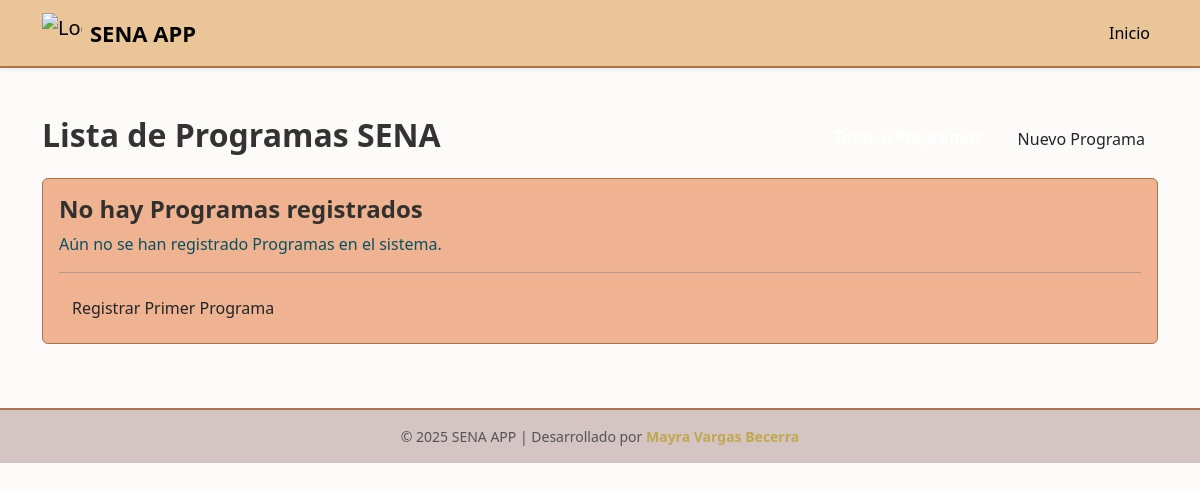
The page /programas/ on the database as committed earlier.
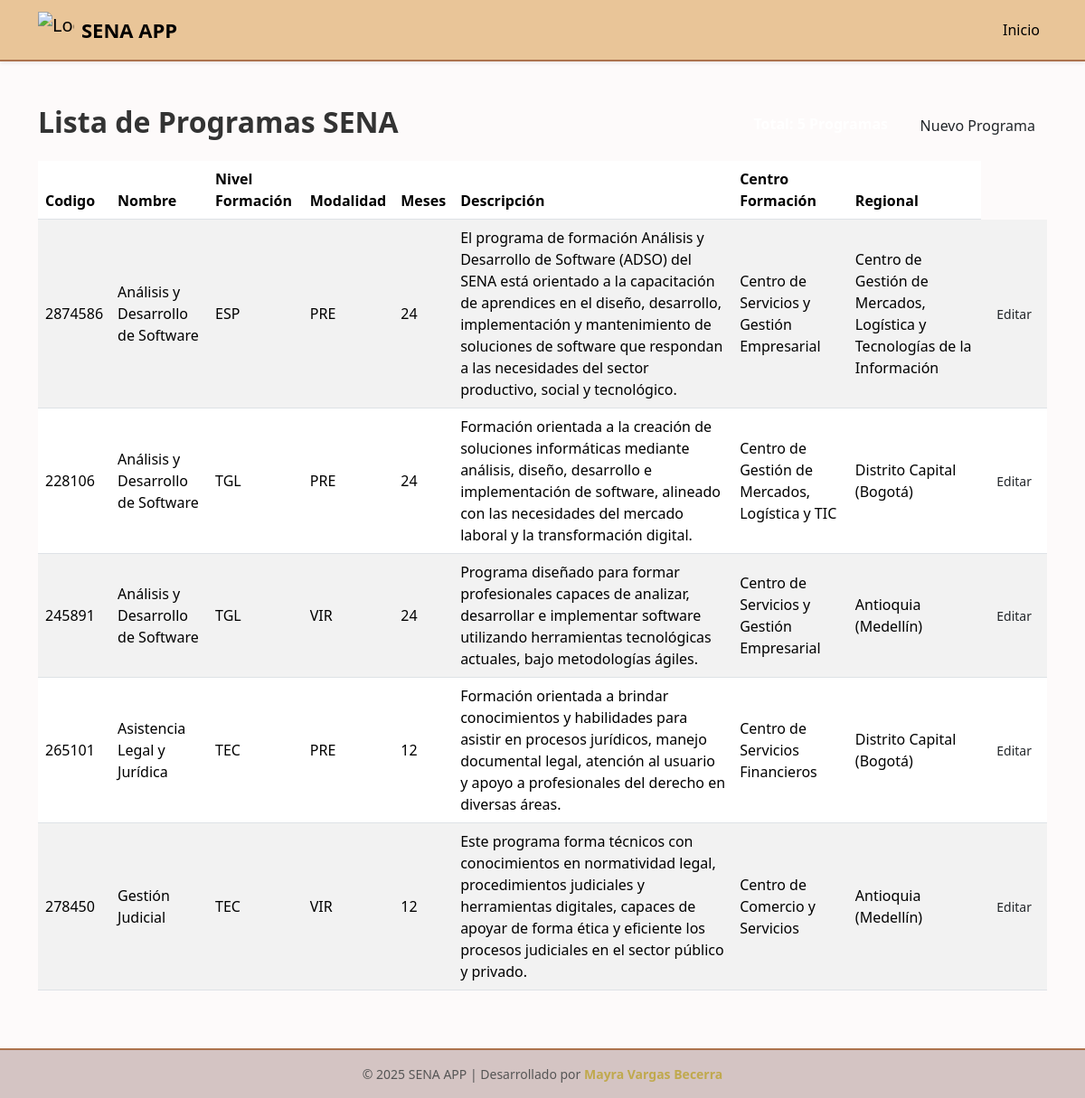
The same page on the database as committed later.
### programas/models.py (models this page shows, shortened)
class Programa(models.Model):
    NIVEL_FORMACION_CHOICES = [
        ('AUX', 'Auxiliar'),
        ('OPE', 'Ooperario'),
        ('TEC', 'Técnico'),
        ('TGL', 'Tecnólogo'),
        ('ESP', 'Especialización Tecnológica'),
        ('COM', 'Complementarios'),
    ]
    MODALIDAD_CHOICES = [
        ('PRE', 'Presencial'),
        ('VIR', 'Virtual'),
        ('MIX', 'Mixta'),
    ]
    ESTADO_CHOICES = [
        ('ACT', 'Activo'),
        ('INA', 'Inactivo'),
        ('SUS', 'Suspendido'),
        ('CAN', 'Cancelado'),
    ]
    codigo = models.CharField(max_length=20, unique=True, verbose_name="Código de programa")
    nombre = models.CharField(max_length=200, verbose_name="Nombre del Programa")
    nivel_formacion = models.CharField(max_length=3, choices=NIVEL_FORMACION_CHOICES, verbose_name="Nivel de Formación")
    modalidad = models.CharField(max_length=3, choices=MODALIDAD_CHOICES, default='PRE', verbose_name='Modalidad')
    duracion_meses = models.PositiveIntegerField(verbose_name="Duración en Meses")
    duracion_horas = models.PositiveIntegerField(verbose_name="Duración en Horas")
    descripcion = models.TextField(verbose_name="Descripción del Programa")
    competencias = models.TextField(verbose_name="Competencias a Desarrollar")
    perfil_egreso = models.TextField(verbose_name="Perfil de Egreso")
    requisitos_ingresos = models.TextField(verbose_name="Requisitos de Ingreso")
    centro_formacion = models.CharField(max_length=200, verbose_name="Centro de Formación")
    regional = models.CharField(max_length=100, verbose_name="Regional")
    estado = models.CharField(max_length=3, choices=ESTADO_CHOICES, default='ACT', verbose_name="Estado")
    fecha_creacion = models.DateField(verbose_name="Fecha de Creación del Programa")
    fecha_registro = models.DateTimeField(auto_now_add=True, verbose_name="Fecha de Registro")
    class Meta:
        verbose_name = "Programa de Formación"
        verbose_name_plural = "Programa de Formación"
        ordering = ['nombre']

### programas/views.py (the view)
# urls.py: path('', include('programas.urls'),)
def programas(request):
    lista_programas = Programa.objects.all()
    template = loader.get_template('lista_programas.html')
    context = {
        'lista_programas': lista_programas,
        'total_programas': lista_programas.count(),
    }
    return HttpResponse(template.render(context, request))

### programas/templates/lista_programas.html (shortened to what this page needs)
{% extends 'base.html' %}
{% block content %}
<div class="row">
<div class="col-12 mb-3">
    <div class="d-flex justify-content-between align-items-center">
    <h2 class="fw-bold">Lista de Programas SENA</h2>
    <div>
        <span class="badge badge-info fs-6">Total: {{ total_programas }} Programas</span>
        <a href="{% url 'programas:crear_programa' %}" class="btn btn-pastel-green ms-2">Nuevo Programa</a>
    </div>
    </div>
</div>
</div>
{% if lista_programas %}
    <div class="row">
    <div class="col-12 table-container">
        <div class="table-responsive">
        <table class="table table-striped table-hover align-middle">
            <thead>
            <tr>
                <th>Codigo</th>
                <th>Nombre</th>
                <th>Nivel Formación</th>
                <th>Modalidad</th>
                <th>Meses</th>
                <th>Descripción</th>
                <th>Centro Formación</th>
                <th>Regional</th>
            </tr>
            </thead>
            <tbody>
                {% for programa in lista_programas %}
                <tr>
                <td>{{ programa.codigo }}</td>
                <td>{{ programa.nombre }}</td>
                <td>{{ programa.nivel_formacion }}</td>
                <td>{{ programa.modalidad }}</td>
                <td>{{ programa.duracion_meses }}</td>
                <td>{{ programa.descripcion }}</td>
                <td>{{ programa.centro_formacion }}</td>
                <td>{{ programa.regional }}</td>
                <td>
                <a href="{% url 'admin:programas_programa_change' programa.pk %}" class="btn btn-sm btn-outline-pastel-blue">Editar</a>
                </td>
            </tr>
            {% endfor %}
        </tbody>
        </table>
    </div>
    </div>
</div>
{% else %}
<div class="row">
    <div class="col-12">
    <div class="alert alert-info" role="alert">
        <h4 class="alert-heading">No hay Programas registrados</h4>
        <p>Aún no se han registrado Programas en el sistema.</p>
        <hr />
        <p class="mb-0">
        <a href="{% url 'admin:programas_programa_add' %}" class="btn btn-pastel-green">Registrar Primer Programa</a>
        </p>
    </div>
    </div>
</div>
{% endif %}
{% endblock %}

Rows that differ between the two databases and show on the page:
added Programa: codigo "2874586", nombre "Análisis y Desarrollo de Software", nivel_formacion "ESP", modalidad "PRE", duracion_meses "24", descripcion "El programa de formación Análisis y Desarrollo de Software (ADSO) del SENA está orientado a la capacitación de aprendices en el diseño, desarrollo, implementación y mantenimiento de soluciones de software que respondan a las necesidades del sector productivo, social y tecnológico.", centro_formacion "Centro de Servicios y Gestión Empresarial", regional "Centro de Gestión de Mercados, Logística y Tecnologías de la Información"
added Programa: codigo "228106", nombre "Análisis y Desarrollo de Software", nivel_formacion "TGL", modalidad "PRE", duracion_meses "24", descripcion "Formación orientada a la creación de soluciones informáticas mediante análisis, diseño, desarrollo e implementación de software, alineado con las necesidades del mercado laboral y la transformación digital.", centro_formacion "Centro de Gestión de Mercados, Logística y TIC", regional "Distrito Capital (Bogotá)"
added Programa: codigo "245891", nombre "Análisis y Desarrollo de Software", nivel_formacion "TGL", modalidad "VIR", duracion_meses "24", descripcion "Programa diseñado para formar profesionales capaces de analizar, desarrollar e implementar software utilizando herramientas tecnológicas actuales, bajo metodologías ágiles.", centro_formacion "Centro de Servicios y Gestión Empresarial", regional "Antioquia (Medellín)"
added Programa: codigo "265101", nombre "Asistencia Legal y Jurídica", nivel_formacion "TEC", modalidad "PRE", duracion_meses "12", descripcion "Formación orientada a brindar conocimientos y habilidades para asistir en procesos jurídicos, manejo documental legal, atención al usuario y apoyo a profesionales del derecho en diversas áreas.", centro_formacion "Centro de Servicios Financieros", regional "Distrito Capital (Bogotá)"
added Programa: codigo "278450", nombre "Gestión Judicial", nivel_formacion "TEC", modalidad "VIR", duracion_meses "12", descripcion "Este programa forma técnicos con conocimientos en normatividad legal, procedimientos judiciales y herramientas digitales, capaces de apoyar de forma ética y eficiente los procesos judiciales en el sector público y privado.", centro_formacion "Centro de Comercio y Servicios", regional "Antioquia (Medellín)"
Other text that changed with them:
text no longer shown: "No hay Programas registrados Aún no se han registrado Programas en el sistema. Registrar Primer Programa"
text now shown: "Codigo Nombre Nivel Formación Modalidad Meses Descripción Centro Formación Regional"
